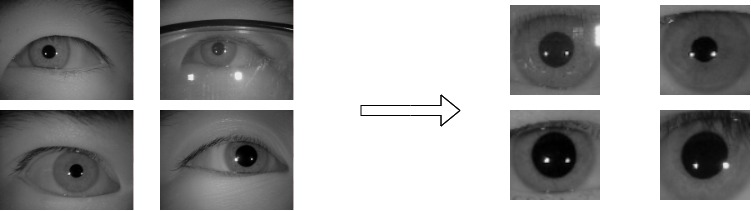
#> input picture image.jpg, 751 x 211 px, given as the content of the folder CASIA-Iris-Thousand, which was not available
$ python iris_extraction_2.py   (older library calls are emulated)
#> lines starting #> are read from the running program, lines starting #| are printed output that depends on the picture; after the words box and inside, x2 and y2 are one past the last pixel; in counts of white or black regions, pixels touching at a corner belong together; pictures that were not available may be replaced by others from this repository, and a replacement may not be noted
import cv2
import numpy as np
import glob
import pickle

eye_cascade = cv2.CascadeClassifier('haarcascade_eye.xml')


eye_num_2=0
def transform_image(img,threshold):


    retval, threshold = cv2.threshold(img, threshold, 255, cv2.THRESH_BINARY)


    opening = cv2.morphologyEx(threshold, cv2.MORPH_OPEN, kernel)
    closing = cv2.morphologyEx(threshold, cv2.MORPH_CLOSE, kernel)

    open_close = cv2.bitwise_or(opening, closing, mask = None)

    return open_close,opening,closing

imgs = []
label=0
final_output = []
lables = []
eye_detected = []
iris_eye_detected=[]


#'''
#'''
for filepath in glob.iglob('CASIA-Iris-Thousand/*'):
    num_in_folder=0


    for filefilepath in glob.iglob(filepath+'/L/*'):
        if filefilepath[-1] == 'g':


            img	= cv2.imread(filefilepath)
#> img is the input picture: shape (211, 751, 3); mean B, G, R 161.6, 161.6, 161.6
            img=cv2.resize(img,(200,150))
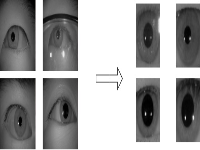
#> img: shape (150, 200, 3); mean B, G, R 161.9, 161.9, 161.9

            img	=	cv2.cvtColor(img,	cv2.COLOR_BGR2GRAY)
#> img: shape (150, 200)

            imgs.append([img,num_in_folder,label,img])
            print(filefilepath)
            num_in_folder = num_in_folder+1

    #'''
    for filefilepath in glob.iglob(filepath+'/R/*'):
        if filefilepath[-1] == 'g':

            img	= cv2.imread(filefilepath)
            img=cv2.resize(img,(200,150))

            img	=	cv2.cvtColor(img,	cv2.COLOR_BGR2GRAY)

            imgs.append([img,num_in_folder,label,img])
            print(filefilepath)
            num_in_folder = num_in_folder+1
     #'''
    label=label+1
        #print(filefilepath)
#'''

print("total images number ",len(imgs))
#| total images number  2

#'''
eyes_num=0
for i,j,L,c in imgs:

    # cv2.imshow('dd',i)
    i=cv2.resize(i,(400,300))

    eyes = eye_cascade.detectMultiScale(i, 1.01, 0)


    if len(eyes)>1:
        eye_detected.append(imgs[eyes_num])
        print(eyes_num)
        eyes_num = eyes_num+1

        maxium_area = -3

        for (ex,ey,ew,eh) in eyes:
            area = ew*eh

            if area>maxium_area:
                maxium_area = area
                maxium_width=ew
                point_x=ex
                point_y=ey
                maxium_height = eh


        cv2.rectangle(i,(point_x,point_y),(point_x+maxium_width,+maxium_height),(255,0,0),2)
        cv2.imwrite('paper_2/eyes/'+str(L)+'.'+str(j)+'.jpg',i)
#> this loop made 2 passes
#> (j, L, eyes_num) on passes 1 to 2: (0, 0, 1), (1, 0, 2)
#| 0
#| 1
#> pass 1, `i=cv2.resize(i,(400,300))`:
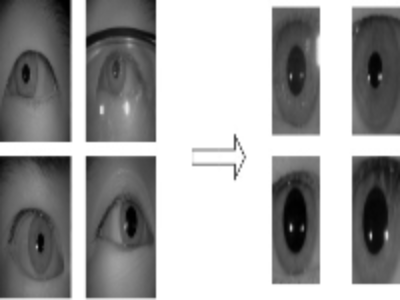
#> i: shape (300, 400); min 0, max 255, mean 161.9
#> pass 1, `cv2.imwrite('paper_2/eyes/'+str(L)+'.'+str(j)+'.jpg',i)`:
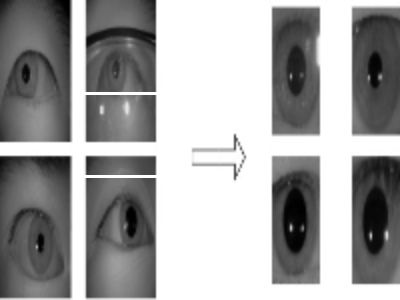
#> saved as 0.0.jpg: shape (300, 400); min 0, max 255, mean 162.4
#> after the loop, eye_detected = 2 items; eyes_num = 2; maxium_height = 93; maxium_width = 93; point_x = 79; point_y = 176

                # [5 lines of commented-out code are left out]


print("total_eyes_found = ",eyes_num)
#| total_eyes_found =  2
print("total_eyes_found 2 = ",eye_num_2)


iris_num=0
for i,j,L,c in eye_detected:


    circles = cv2.HoughCircles(i, cv2.HOUGH_GRADIENT, 10, 100)

    if circles is not None :

        circles = np.round(circles[0, :]).astype("int")
        #print(len(circles))
        #print(y)

        maxiumum_average=10000000000000
        #print(len(circles))
        print(i.shape[0])
        print(i.shape[1])
        print(min(i.shape))


        key=True


        for (x, y, r) in circles:

            if x+r<=max(i.shape) and y+r<=max(i.shape)and x-r>0 and y-r>0 and r>20:

                key=False

                new_roi = i[y-r:y+r, x-r:x+r]
                average = np.average(new_roi)

                if average < maxiumum_average:
                    maxiumum_r = r
                    point_x=x
                    point_y=y
                    maxiumum_average=average

                #cv2.circle(i, (x, y), r, (0, 0, 0), 4)

        if key:
            #print("key opened")

            for (x, y, r) in circles:


                    maxiumu_raduis=-4

                    if r > maxiumu_raduis:
                        maxiumum_r = r
                        point_x=x
                        point_y=y
                        #maxiumum_average=average


        cv2.circle(i, (point_x, point_y), maxiumum_r, (255, 255, 0), 4)


        #print(str(L)+'.'+str(j)+"  =  "+str(average))
        #cv2.circle(i, (point_x_medium, point_y_medium), raduis_medium , (255, 255, 0), 4)


        cv2.imwrite('paper_3/iris/'+str(L)+'.'+str(j)+'.jpg',i)
        iris_eye_detected.append(eye_detected[iris_num])
        print(iris_num)
        iris_num = iris_num+1
#> this loop made 2 passes
#> (j, L, circles, iris_num) on passes 1 to 2: (0, 0, [[105, 55, 58]], 1), (1, 0, [[105, 55, 58]], 2)
#| 150
#| 200
#| 150
#| 0
#| 150
#| 200
#| 150
#| 1
#> pass 1, `cv2.imwrite('paper_3/iris/'+str(L)+'.'+str(j)+'.jpg',i)`:
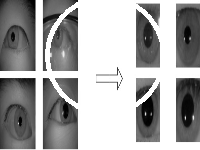
#> saved as 0.0.jpg: shape (150, 200); min 0, max 255, mean 167.2
#> after the loop, iris_eye_detected = 2 items; iris_num = 2; maxiumum_average = 10000000000000


            #roi_gray = gray[y:y+h, x:x+w]
            #roi_gray = gray[ey:ey+eh, ex:ex+ew]
            #roi_color = img[ey:ey+eh, ex:ex+ew]


print("total_iris_found = ",iris_num)
#| total_iris_found =  2


print("total images number ",len(imgs))
#| total images number  2


imgs= iris_eye_detected
#> imgs = 2 items

#'''


kernel = np.ones((5,5),np.uint8)
import random

random.shuffle(imgs)

test=[]
for i,j,L,c in imgs:

    gold,siver,diamond = transform_image(i,0)
    golden_refrence = sum(sum(gold))
    #print("golden refrence  = "+str(golden_refrence))
    found = True

    for k in range(10,10000,10):

        working_img,opening,closing = transform_image(i,k)
        suming = sum(sum(working_img))
        diffrence = suming-golden_refrence


        if diffrence>800:
            found = False

            print("the image threshold = " ,k)
            print("the image name " +str(j))
            print(" " )


            cv2.imwrite('paper_2/threshold/'+str(L)+'.'+str(j)+'.jpg',working_img)
            cv2.imwrite('paper_2/opening/'+str(L)+'.'+str(j)+'.jpg',opening)
            cv2.imwrite('paper_2/closing/'+str(L)+'.'+str(j)+'.jpg',closing)


            _, contours,_ = cv2.findContours(working_img, cv2.RETR_TREE, cv2.CHAIN_APPROX_NONE)

            for z in contours:

                x,y,w,h = cv2.boundingRect(z)
                if x+w<150 and y+h<200 and x-w//4>0:

                    cv2.rectangle(working_img,(x,y),(x+w,y+h),(0,255,0),-2)
                    cv2.imwrite('paper_2/contour/'+str(L)+'.'+str(j)+'.jpg',working_img)


            _, contours_2,_ = cv2.findContours(working_img, cv2.RETR_TREE, cv2.CHAIN_APPROX_NONE)

            #cv2.imwrite('paper/contour/'+str(L)+'.'+str(j)+'.jpg',contours_2)


            maxium_area=0
            maxium_area = 0
            maxium_width=0
            point_x=0
            point_y=0
            maxium_height = 0
            for z in contours_2:
                #print(len(i))
                x,y,w,h = cv2.boundingRect(z)
                new_area=h*w
                if x+w<150 and y+h<200 and new_area>maxium_area and x-w//4>0:
                    maxium_area = new_area
                    maxium_width=w
                    point_x=x
                    point_y=y
                    maxium_height = h


                    #cv2.rectangle(working_img,(x,y),(x+w,y+h),(0,255,0),-2)

            #cv2.rectangle(i,(point_x,point_y),(point_x+maxium_width,point_y+maxium_height),(0,255,0),-2)

            center_x = point_x+maxium_width//2
            center_y = point_y+maxium_height//2
            radius = 40

            if center_y-radius>0 and center_x-radius >0  and center_y+radius < 200 and center_x+radius < 150:
                #cv2.circle(c, (int(center_x), int(center_y)), int(radius),  (0, 255, 255), 2)
                new_roi = c[center_y-radius:center_y+radius, center_x-radius:center_x+radius]
                new_roi=cv2.resize(new_roi,(200,150))
                #new_roi	= cv2.cvtColor(new_roi,cv2.COLOR_GRAY2BGR)

                #cv2.imwrite('paper/threshold/'+str(L)+'.'+str(j)+'.jpg',new_roi)
                cv2.imwrite('final_casia/'+str(L)+'.'+str(j)+'.jpg',new_roi)

            #new_roi=cv2.resize(new_roi,(200,150))
            else:
                center_y=c.shape[0]//2
                center_x=c.shape[1]//2
                new_roi = c[center_y-radius:center_y+radius, center_x-radius:center_x+radius]
                new_roi =cv2.resize(new_roi,(200,150))
                #new_roi = cv2.cvtColor(new_roi,cv2.COLOR_GRAY2BGR)

                cv2.imwrite('final_casia/'+str(L)+'.'+str(j)+'.jpg',new_roi)

            cv2.imwrite('edging_5/'+str(L)+'_'+str(j)+'.jpg',i)
            test.append(i)
            final_output.append(new_roi)
            lables.append(L)

    if  found :
        i =cv2.resize(i,(200,150))
        #i = cv2.cvtColor(i,cv2.COLOR_GRAY2BGR)


        #cv2.imwrite('final_iris2/'+str(j[29:]),i)
        cv2.imwrite('final_casia/'+str(L)+'.'+str(j)+'.jpg',new_roi)
#> this loop made 2 passes
#> (j, L, golden_refrence) on pass 1: (0, 0, 21200)
#> (j, L) on pass 2: (1, 0)
#> (printed output is left out)
#> pass 1, in transform_image, `retval, threshold = cv2.threshold(img, threshold, 255, cv2.THRESH_BINA..`:
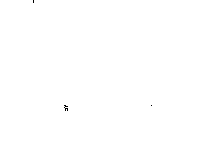
#> threshold: shape (150, 200); 99.9% white; black in thin lines or dots, all inside (x1, y1, x2, y2) = (33, 0, 152, 111)
#> pass 1, in transform_image (call 2), `retval, threshold = cv2.threshold(img, threshold, 255, cv2.THRESH_BINA..`:
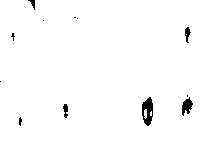
#> threshold: shape (150, 200); 98.3% white; 12 black regions (7 under 20 px), largest, box (x1, y1, x2, y2) and area: (142, 97, 153, 126) 210, (182, 97, 193, 116) 121, (185, 27, 191, 43) 54, (63, 104, 68, 118) 48, (28, 0, 35, 10) 32
#> after the loop: working_img: shape (150, 200); every value is 0


            #cv2.imwrite('edging_5_test/'+str(j[5:]),i)

            #break

print("the lenght of final output = ",len(final_output))
#| the lenght of final output =  44
print("the of lables = ",len(lables))
#| the of lables =  44
